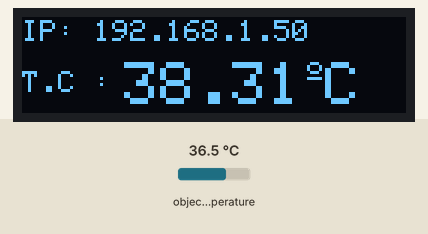
Recording of a sketch running on a simulated ESP8266 (NodeMCU). Shown: 128×32 one-colour display. The test bench sets the inputs (shaded band); at power-on: object temperature 36.5 °C. WiFi joins after 1.5 s; servers stay silent unless stated; what the sketch prints to the serial monitor is not drawn.

Above: at 2.42 s.
2.8 s: object temperature set to 20 °C
At 4.7 s:
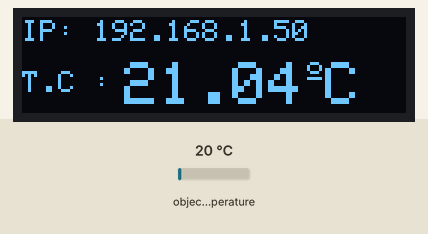
4.9 s: object temperature set to 44 °C
At 7.0 s:
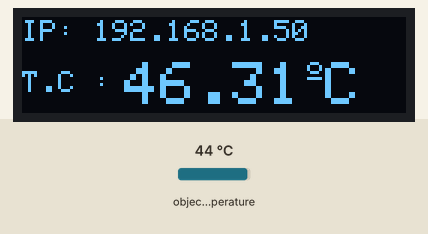
8.6 s: object temperature set to 26 °C
At 10.2 s:
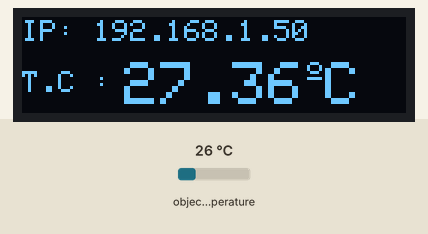
Timing chart, 0 to 11.7 s (numbered marks = the images above; inputs shaded):
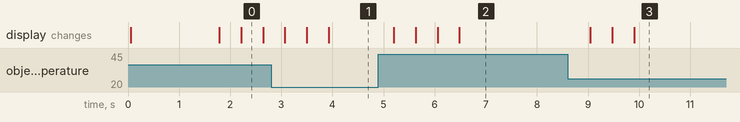

The sketch:

web-server-json-request03.ino
```cpp
#include <ESP8266WiFi.h>
#include <ESPAsyncWebServer.h>
#include <FS.h>
#include <ArduinoJson.h>
/////////////////////////////////////////////////////////////////////////////////////////////////////////
const char* ssid     = "$_WiFi-Plus_$";
const char* password = "MiRedWifi9876543210AZ";
/////////////////////////////////////////////////////////////////////////////////////////////////////////
const char* PARAM_FILTER = "filter";
String global_json_payload = "";
String json_status_success = "success";
String json_status_error   = "error";
String json_status_warning = "warning";
/////////////////////////////////////////////////////////////////////////////////////////////////////////
#include <Adafruit_MLX90614.h>
// Instanciar objeto
Adafruit_MLX90614 termometroIR = Adafruit_MLX90614();
float global_medida_coorp_objeto= 0;
String global_medida_coorp_objeto_str= "";
//////////////////////////////////////////////OLED_DISPLAY//////////////////////////////////////////////////
#include <Adafruit_GFX.h>
#include <Adafruit_SSD1306.h>
#include <Wire.h>
#define SCREEN_WIDTH 128 // OLED display width, in pixels
#define SCREEN_HEIGHT 32 // OLED display height, in pixels
#define OLED_RESET    -1 // Reset pin # (or -1 if sharing Arduino reset pin)
Adafruit_SSD1306 display(SCREEN_WIDTH, SCREEN_HEIGHT, &Wire, OLED_RESET); //Declaring the display name (display)
/////////////////////////////////////////////////////////////////////////////////////////////////////////
AsyncWebServer server(80);

void homeRequest(AsyncWebServerRequest *request) {
  request->send(200, "text/plain", "200 - Server TermoCovID 20 Successful !!");
}
void notFound(AsyncWebServerRequest *request) {
  request->send(404, "text/plain", "404 - Server TermoCovID 20 Not Found");
}
/////////////////////////////////////////////////////////////////////////////////////////
void dontConexionWifiAlert(){
  display.clearDisplay();
  display.setTextSize(1);
  display.setTextColor(WHITE);
  display.setCursor(0,10);
  display.println("! WIFI NO CONECTADO !");
  display.setCursor(60,20);
   display.println("XO");
  display.display();
  delay(500);
}
/////////////////////////////////////////////////////////////////////////////////////////
void setup() {
   Serial.begin(115200);
   /////////////////////////////////////////////////////////////////////////////////////////////
   display.begin(SSD1306_SWITCHCAPVCC, 0x3C); //Start the OLED display
   display.clearDisplay();
   display.display();
   ///////////////////////////////////////////////////////
   termometroIR.begin();
   ///////////////////////////////////////////////////////
   Serial.println("");
   WiFi.mode(WIFI_STA);
   WiFi.begin(ssid, password);
   /////////////////////////////////////////////////////////////////////////////////////////////
     if(WiFi.status() != WL_CONNECTED){
        Serial.println("IP NO ENCONTRADA");
        dontConexionWifiAlert();
   }
   /////////////////////////////////////////////////////////////////////////////////////////////
   while (WiFi.status() != WL_CONNECTED){
     delay(100);
     Serial.print('.');
   }
   Serial.println("");
   Serial.print("Iniciado STA:\t");
   Serial.println(ssid);
   Serial.print("IP address:\t");
   Serial.println(WiFi.localIP());
   ///////////////////////////////////////////////////////
   server.on("/", HTTP_GET, homeRequest);
   server.on("/temperature", HTTP_GET, getRequestTemperature);
   server.onNotFound(notFound);
   server.begin();
   Serial.println("HTTP server started");


}
int GetIdFromURL(AsyncWebServerRequest *request, String root)
{
  String string_id = request->url();
  string_id.replace(root, "");
  int id = string_id.toInt();
  return id;
}
void getAll(AsyncWebServerRequest *request)
{
  String message = "200 - Wellcome to the API TermoCovID 20";
  Serial.println(message);
  request->send(200, "text/plain", message);
}

void getFiltered(AsyncWebServerRequest *request)
{
  String message = "Key get filtered by " + request->getParam(PARAM_FILTER)->value();
  Serial.println(message);
  request->send(200, "text/plain", message);
}
//Metodo HTTP GET -> Metodo de Respuesta en JSON
void getByTemperatureHandler(AsyncWebServerRequest *request)
{
  int key = GetIdFromURL(request, "/temperature/");

  if(key==1 && global_medida_coorp_objeto_str >= "35.00" && global_medida_coorp_objeto_str<"38.00"){
      handleRootSuccess();
  }else if(key==1 && global_medida_coorp_objeto_str >="20.00" && global_medida_coorp_objeto_str <= "35.00"){
      handleRootWarning();
  }else if (key==1 && global_medida_coorp_objeto_str >="1000") {
      handleRootError();
  }else if(key!=1){
    handleRootNotFund();
  }

  String message = global_json_payload;
  Serial.println(message);
  request->send(200, "text/plain", message);
}

//Metodo que obtiene el HTTP GET -> Metodo de Entrada
void getRequestTemperature(AsyncWebServerRequest *request) {

  if (request->hasParam(PARAM_FILTER)) {
    getFiltered(request);
  }
  else if(request->url().indexOf("/temperature/") != -1)
  {
    getByTemperatureHandler(request);
  }
  else {
    getAll(request);
  }
}

//Handles http request Success
void handleRootSuccess() {
  global_json_payload="";
  StaticJsonBuffer<500> jsonBuffer;
  JsonObject& root = jsonBuffer.createObject();

  root["status"]      = json_status_success; //Put Sensor value
  root["temperatura"] = global_medida_coorp_objeto_str; //Reads Flash Button Status
  root.printTo(global_json_payload);  //Store JSON in String variable
}
//Handles http request Warning
void handleRootWarning() {
  global_json_payload="";
  StaticJsonBuffer<500> jsonBuffer;
  JsonObject& root = jsonBuffer.createObject();

  root["status"]  = json_status_warning; //Put Sensor value
  root["message"] = "Superficie del objeto no detectado"; //Reads Flash Button Status
  root.printTo(global_json_payload);  //Store JSON in String variable
}
//Handles http request Error
void handleRootError() {
  global_json_payload="";
  StaticJsonBuffer<500> jsonBuffer;
  JsonObject& root = jsonBuffer.createObject();

  root["status"]  = json_status_error; //Put Sensor value
  root["message"] = "Sensor Averiado o no conectado"; //Reads Flash Button Status
  root.printTo(global_json_payload);  //Store JSON in String variable
}
//Handles http request Error
void handleRootNotFund() {
  global_json_payload="";
  StaticJsonBuffer<500> jsonBuffer;
  JsonObject& root = jsonBuffer.createObject();

  root["status"]  = json_status_error; //Put Sensor value
  root["message"] = "Error 404 - Server Not Found"; //Reads Flash Button Status
  root.printTo(global_json_payload);  //Store JSON in String variable
}

static float readTemperaturaObjeto(){
  for(int i=0; i<20; i++){
    global_medida_coorp_objeto = termometroIR.readObjectTempC() + global_medida_coorp_objeto;
    delay(10);
  }
  global_medida_coorp_objeto /=20.0;
  return global_medida_coorp_objeto;
}
void writeDisplayTemperatura(){
  display.clearDisplay();

  display.setTextSize(1);
  display.setTextColor(WHITE);
  display.setCursor(0,1);
  display.print("IP: ");
  display.println(WiFi.localIP());

  display.setTextSize(1);
  display.setTextColor(WHITE);
  display.setCursor(0,18);
  display.println("T.C : ");

  display.setTextSize(2);
  display.setCursor(34,15);
  display.println(global_medida_coorp_objeto_str);
  display.setCursor(95,15);
  display.setTextSize(1);
  display.cp437(true);
  display.write(167);
  display.setTextSize(2);
  display.println("C");

  display.display();
  delay(100);

}

void loop() {

  if (WiFi.localIP()) {
    global_medida_coorp_objeto_str = String( readTemperaturaObjeto());
    Serial.print("T.C: ");
    Serial.println(global_medida_coorp_objeto_str);
    writeDisplayTemperatura();
    delay(100);
  }
}
```

Measured:
- after the input at 2.8 s, the display: first changes after 0.27 s (image 1 shows a later state)
- after the input at 4.9 s, the display: first changes after 0.30 s (image 2 shows a later state)
- after the input at 8.6 s, the display: first changes after 0.45 s (image 3 shows a later state)
- what the display in image 0 shows lasts 0.4 s, from 2.2 s to 2.6 s
